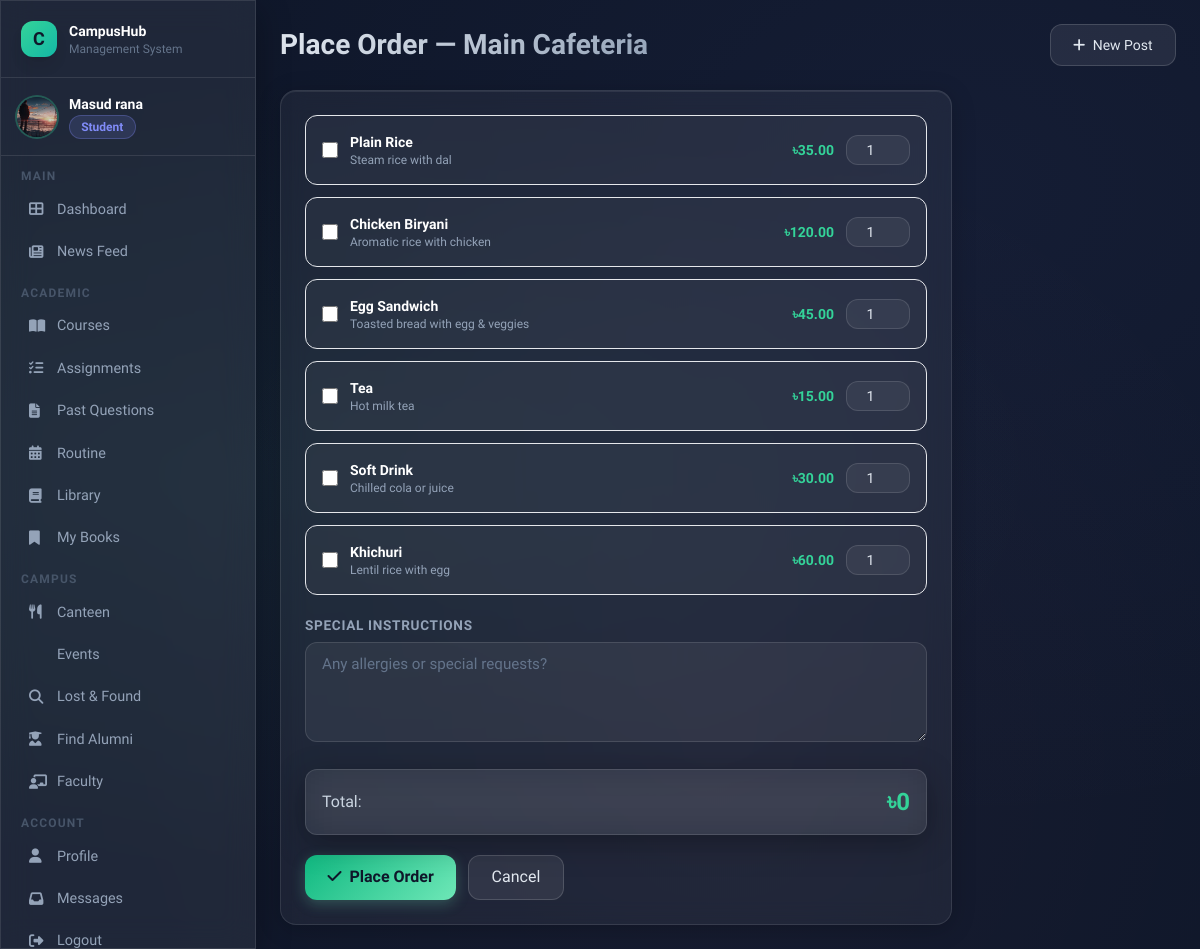
The page /campus/canteen/1/order/ (signed in) on the database its author committed.
### users/models.py (models this page shows, shortened)
class User(AbstractUser):
    ROLE_CHOICES = [
        ('admin', 'Admin'),
        ('teacher', 'Teacher'),
        ('student', 'Student'),
        ('alumni', 'Alumni'),
    ]
    email = models.EmailField(unique=True)
    phone = models.CharField(max_length=20, blank=True)
    role = models.CharField(max_length=20, choices=ROLE_CHOICES, default='student')
    profile_picture = models.ImageField(upload_to='profile_pics/', blank=True, null=True)
    USERNAME_FIELD = 'email'
    REQUIRED_FIELDS = ['username']
    def is_student(self): return self.role == 'student'
    def is_alumni(self): return self.role == 'alumni'

### campus/models.py (models this page shows, shortened)
class Canteen(models.Model):
    name = models.CharField(max_length=200)
    location = models.CharField(max_length=200, blank=True)

class MenuItem(models.Model):
    canteen = models.ForeignKey(Canteen, on_delete=models.CASCADE, related_name='menu_items')
    name = models.CharField(max_length=200)
    description = models.TextField(blank=True)
    price = models.DecimalField(max_digits=8, decimal_places=2)
    image = models.ImageField(upload_to='menu_items/', blank=True, null=True)
    is_available = models.BooleanField(default=True)

### campus/views.py (the view, shortened to what this page needs)
# urls.py: path('canteen/<int:canteen_id>/order/', views.place_order, name='place_order'),
@login_required
def place_order(request, canteen_id):
    canteen = get_object_or_404(Canteen, pk=canteen_id)
    items = canteen.menu_items.filter(is_available=True)
    return render(request, 'campus/place_order.html', {'canteen': canteen, 'items': items})

### templates/campus/place_order.html (shortened to what this page needs)
{% extends 'base.html' %}
{% block page_title %}Place Order — {{ canteen.name }}{% endblock %}
{% block content %}
<div class="max-w-2xl">
  <div class="glass-card p-6">
    <form method="post" id="orderForm">
      <div class="space-y-3 mb-5">
        {% for item in items %}
        <div class="flex items-center justify-between p-4 bg-white/[0.04] rounded-xl border border-white/8">
          <label class="flex items-center gap-3 cursor-pointer flex-1">
            <input type="checkbox" name="items" value="{{ item.pk }}" class="w-4 h-4 rounded accent-emerald-400" onchange="updateQty(this)">
            <div>
              <div class="font-semibold text-white text-sm">{{ item.name }}</div>
              {% if item.description %}<div class="text-xs text-slate-400">{{ item.description }}</div>{% endif %}
            </div>
          </label>
          <div class="flex items-center gap-3">
            <span class="text-emerald-400 font-bold text-sm">৳{{ item.price }}</span>
            <input type="number" name="qty_{{ item.pk }}" value="1" min="1" max="10" class="form-input w-16 text-center text-sm py-1 qty-input" id="qty_{{ item.pk }}" disabled>
          </div>
        </div>
        {% empty %}<p class="text-slate-500">No items available.</p>{% endfor %}
      </div>
      <div class="mb-5">
        <label class="form-label">Special Instructions</label>
        <textarea name="instructions" class="form-input" rows="2" placeholder="Any allergies or special requests?"></textarea>
      </div>
      <div class="glass p-4 rounded-xl mb-5 flex items-center justify-between">
        <span class="text-slate-300">Total:</span>
        <span class="text-2xl font-bold text-emerald-400" id="totalPrice">৳0</span>
      </div>
      <div class="flex gap-3">
        <button type="submit" class="btn-primary"><i class="fas fa-check mr-2"></i>Place Order</button>
        <a href="{% url 'canteen_menu' %}" class="btn-secondary">Cancel</a>
      </div>
    </form>
  </div>
</div>
{% endblock %}

### templates/base.html (shortened to what this page needs)
<!DOCTYPE html>
<html lang="en">
<head>
<script src="https://cdn.tailwindcss.com"></script>
<link rel="stylesheet" href="https://cdnjs.cloudflare.com/ajax/libs/font-awesome/6.4.0/css/all.min.css">
</head>
<body>
<div class="mesh-bg"></div>
{% if user.is_authenticated %}
<div class="flex min-h-screen">
  <aside class="w-64 flex-shrink-0 glass border-r border-white/10 flex flex-col fixed h-full z-20 overflow-y-auto scrollbar-thin">
    <div class="p-5 border-b border-white/10">
      <div class="flex items-center gap-3">
        <div class="w-9 h-9 rounded-xl bg-gradient-to-br from-emerald-400 to-teal-500 flex items-center justify-center text-slate-900 font-bold text-lg shadow-lg">C</div>
        <div>
          <div class="font-bold text-white text-sm">CampusHub</div>
          <div class="text-xs text-slate-500">Management System</div>
        </div>
      </div>
    </div>
    <div class="p-4 border-b border-white/10">
      <div class="flex items-center gap-3">
        {% if user.profile_picture %}
          <img src="{{ user.profile_picture.url }}" class="w-10 h-10 rounded-full object-cover ring-2 ring-emerald-400/30">
        {% else %}
          <div class="w-10 h-10 rounded-full bg-gradient-to-br from-indigo-500 to-purple-500 flex items-center justify-center text-white font-bold text-sm">
            {{ user.first_name|first|upper }}{{ user.last_name|first|upper }}
          </div>
        {% endif %}
        <div class="overflow-hidden">
          <div class="font-semibold text-sm text-white truncate">{{ user.get_full_name|default:user.username }}</div>
          <span class="badge {% if user.role == 'student' %}badge-blue{% elif user.role == 'teacher' %}badge-green{% elif user.role == 'alumni' %}badge-pink{% else %}badge-yellow{% endif %} text-xs">{{ user.role|title }}</span>
        </div>
      </div>
    </div>
    <nav class="p-3 flex-1">
      <div class="mb-2">
        <p class="text-xs text-slate-600 uppercase tracking-widest px-2 mb-1 font-semibold">Main</p>
        <a href="{% url 'dashboard' %}" class="sidebar-link {% if request.resolver_match.url_name == 'dashboard' %}active{% endif %}">
          <i class="fas fa-th-large w-4"></i> Dashboard
        </a>
        <a href="{% url 'post_list' %}" class="sidebar-link {% if 'post' in request.resolver_match.url_name %}active{% endif %}">
          <i class="fas fa-newspaper w-4"></i> News Feed
        </a>
      </div>
      {% if not user.is_alumni %}
      <div class="mb-2">
        <p class="text-xs text-slate-600 uppercase tracking-widest px-2 mb-1 mt-3 font-semibold">Academic</p>
        <a href="{% url 'course_list' %}" class="sidebar-link">
          <i class="fas fa-book-open w-4"></i> Courses
        </a>
        <a href="{% url 'assignment_list' %}" class="sidebar-link">
          <i class="fas fa-tasks w-4"></i> Assignments
        </a>
        <a href="{% url 'previous_questions' %}" class="sidebar-link">
          <i class="fas fa-file-alt w-4"></i> Past Questions
        </a>
        <a href="{% url 'routine' %}" class="sidebar-link">
          <i class="fas fa-calendar-alt w-4"></i> Routine
        </a>
        <a href="{% url 'book_list' %}" class="sidebar-link">
          <i class="fas fa-book w-4"></i> Library
        </a>
        <a href="{% url 'my_books' %}" class="sidebar-link">
          <i class="fas fa-bookmark w-4"></i> My Books
        </a>
      </div>
      {% endif %}
      <div class="mb-2">
        <p class="text-xs text-slate-600 uppercase tracking-widest px-2 mb-1 mt-3 font-semibold">Campus</p>
        <a href="{% url 'canteen_menu' %}" class="sidebar-link">
          <i class="fas fa-utensils w-4"></i> Canteen
        </a>
        <a href="{% url 'event_list' %}" class="sidebar-link">
           Events
        </a>
        <a href="{% url 'lost_found' %}" class="sidebar-link">
          <i class="fas fa-search w-4"></i> Lost & Found
        </a>
        {% if user.is_student %}
        <a href="{% url 'alumni_list' %}" class="sidebar-link">
          <i class="fas fa-user-graduate w-4"></i> Find Alumni
        </a>
        {% endif %}
        <a href="{% url 'faculty_list' %}" class="sidebar-link">
          <i class="fas fa-chalkboard-teacher w-4"></i> Faculty
        </a>
      </div>
      <div>
        <p class="text-xs text-slate-600 uppercase tracking-widest px-2 mb-1 mt-3 font-semibold">Account</p>
        <a href="{% url 'profile' %}" class="sidebar-link">
          <i class="fas fa-user w-4"></i> Profile
        </a>
        <a href="{% url 'inbox' %}" class="sidebar-link relative">
          <i class="fas fa-inbox w-4"></i> Messages
        </a>
        <a href="{% url 'logout' %}" class="sidebar-link hover:text-red-400 hover:bg-red-500/10">
          <i class="fas fa-sign-out-alt w-4"></i> Logout
        </a>
      </div>
    </nav>
  </aside>
  <main class="flex-1 ml-64 p-6 min-h-screen">
    <header class="flex items-center justify-between mb-6">
      <div>
        {% block page_header %}<h1 class="page-title">{% block page_title %}Dashboard{% endblock %}</h1>{% endblock %}
      </div>
      <div class="flex items-center gap-3">
        <a href="{% url 'create_post' %}" class="btn-secondary text-sm"><i class="fas fa-plus mr-1"></i> New Post</a>
      </div>
    </header>
    {% block content %}{% endblock %}
  </main>
</div>
{% else %}
{% block auth_content %}{% endblock %}
{% endif %}
</body>
</html>

### templates/base.html (style rules this page uses)
:root { --glass: rgba(255,255,255,0.07); --glass-border: rgba(255,255,255,0.12); --accent: #6ee7b7; --accent2: #818cf8; --accent3: #f9a8d4; }
* { font-family: 'Sora', sans-serif; }
body { background: #0f172a; color: #e2e8f0; min-height: 100vh; }
.glass { background: var(--glass); backdrop-filter: blur(16px); -webkit-backdrop-filter: blur(16px); border: 1px solid var(--glass-border); box-shadow: 0 8px 32px rgba(0,0,0,0.3); }
.glass-card { background: rgba(255,255,255,0.05); backdrop-filter: blur(12px); border: 1px solid rgba(255,255,255,0.1); border-radius: 1rem; box-shadow: 0 4px 24px rgba(0,0,0,0.2), inset 0 1px 0 rgba(255,255,255,0.08); transition: transform 0.2s ease, box-shadow 0.2s ease; }
.btn-primary { background: linear-gradient(135deg, #10b981, #6ee7b7); color: #0f172a; font-weight: 600; padding: 0.6rem 1.4rem; border-radius: 0.75rem; transition: all 0.2s; box-shadow: 0 4px 14px rgba(110,231,183,0.25); border: none; cursor: pointer; display: inline-block; text-decoration: none; }
.btn-secondary { background: rgba(255,255,255,0.08); border: 1px solid rgba(255,255,255,0.15); color: #e2e8f0; font-weight: 500; padding: 0.6rem 1.4rem; border-radius: 0.75rem; transition: all 0.2s; cursor: pointer; display: inline-block; text-decoration: none; }
.form-input { background: rgba(255,255,255,0.06); border: 1px solid rgba(255,255,255,0.12); color: #e2e8f0; padding: 0.65rem 1rem; border-radius: 0.75rem; width: 100%; transition: border-color 0.2s, box-shadow 0.2s; font-size: 0.95rem; }
.form-input::placeholder { color: #64748b; }
.form-label { display: block; font-size: 0.85rem; font-weight: 600; color: #94a3b8; margin-bottom: 0.4rem; text-transform: uppercase; letter-spacing: 0.05em; }
.badge { display: inline-flex; align-items: center; gap: 0.3rem; padding: 0.2rem 0.7rem; border-radius: 9999px; font-size: 0.75rem; font-weight: 600; }
.badge-blue { background: rgba(129,140,248,0.15); color: #818cf8; border: 1px solid rgba(129,140,248,0.3); }
.sidebar-link { display: flex; align-items: center; gap: 0.75rem; padding: 0.65rem 1rem; border-radius: 0.75rem; color: #94a3b8; font-size: 0.9rem; font-weight: 500; transition: all 0.2s; text-decoration: none; }
.page-title { font-size: 1.75rem; font-weight: 700; background: linear-gradient(135deg, #e2e8f0, #94a3b8); -webkit-background-clip: text; -webkit-text-fill-color: transparent; }
.mesh-bg { position: fixed; inset: 0; z-index: -1; background: radial-gradient(ellipse at 20% 50%, rgba(110,231,183,0.05) 0%, transparent 60%), radial-gradient(ellipse at 80% 20%, rgba(129,140,248,0.05) 0%, transparent 60%), radial-gradient(ellipse at 60% 80%, rgba(249,168,212,0.04) 0%, transparent 60%), #0f172a; }
textarea.form-input { resize: vertical; min-height: 100px; }

### rows shown on the page
User: profile_picture (picture), get_full_name "Masud rana", role "Student"
Canteen: name "Main Cafeteria"
MenuItem: name "Plain Rice", description "Steam rice with dal", price "35.00", pk "1"
MenuItem: name "Chicken Biryani", description "Aromatic rice with chicken", price "120.00"
MenuItem: name "Egg Sandwich", description "Toasted bread with egg & veggies", price "45.00"
MenuItem: name "Tea", description "Hot milk tea", price "15.00"
MenuItem: name "Soft Drink", description "Chilled cola or juice", price "30.00"
MenuItem: name "Khichuri", description "Lentil rice with egg", price "60.00"
